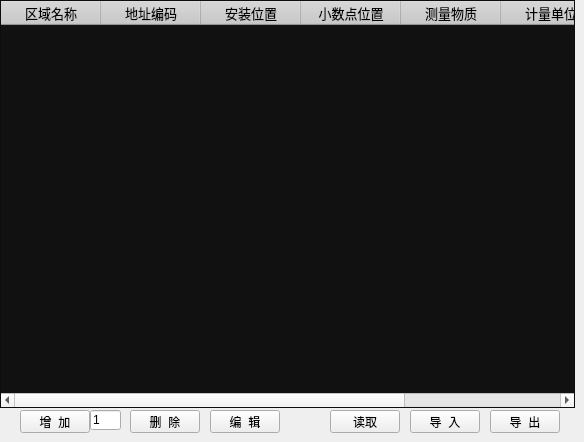
    <widget class="QWidget" name="tab_8">
     <attribute name="title">
      <string>待选控制器</string>
     </attribute>
     <widget class="QTableWidget" name="winfotableWidget">
      <property name="geometry">
       <rect>
        <x>0</x>
        <y>0</y>
        <width>575</width>
        <height>408</height>
       </rect>
      </property>
      <property name="font">
       <font>
        <pointsize>10</pointsize>
       </font>
      </property>
      <property name="contextMenuPolicy">
       <enum>Qt::CustomContextMenu</enum>
      </property>
      <property name="styleSheet">
       <string notr="true">QHeaderView::section{background-color:#CCCCCC;color: black}
QTableWidget{background-color:#111111;}</string>
      </property>
      <property name="rowCount">
       <number>0</number>
      </property>
      <column>
       <property name="text">
        <string>区域名称</string>
       </property>
       <property name="font">
        <font>
         <pointsize>10</pointsize>
        </font>
       </property>
      </column>
      <column>
       <property name="text">
        <string>地址编码</string>
       </property>
       <property name="font">
        <font>
         <pointsize>10</pointsize>
        </font>
       </property>
      </column>
      <column>
       <property name="text">
        <string>安装位置</string>
       </property>
       <property name="font">
        <font>
         <pointsize>10</pointsize>
        </font>
       </property>
      </column>
      <column>
       <property name="text">
        <string>小数点位置</string>
       </property>
      </column>
      <column>
       <property name="text">
        <string>测量物质</string>
       </property>
      </column>
      <column>
       <property name="text">
        <string>计量单位</string>
       </property>
      </column>
      <column>
       <property name="text">
        <string>安装时间</string>
       </property>
      </column>
     </widget>
     <widget class="QLineEdit" name="wlineEdit">
      <property name="geometry">
       <rect>
        <x>90</x>
        <y>410</y>
        <width>31</width>
        <height>20</height>
       </rect>
      </property>
      <property name="text">
       <string>1</string>
      </property>
     </widget>
     <widget class="QPushButton" name="waddButton">
      <property name="geometry">
       <rect>
        <x>20</x>
        <y>410</y>
        <width>70</width>
        <height>23</height>
       </rect>
      </property>
      <property name="focusPolicy">
       <enum>Qt::NoFocus</enum>
      </property>
      <property name="text">
       <string>增  加</string>
      </property>
     </widget>
     <widget class="QPushButton" name="wdelButton">
      <property name="geometry">
       <rect>
        <x>130</x>
        <y>410</y>
        <width>70</width>
        <height>23</height>
       </rect>
      </property>
      <property name="focusPolicy">
       <enum>Qt::NoFocus</enum>
      </property>
      <property name="text">
       <string>删  除</string>
      </property>
     </widget>
     <widget class="QPushButton" name="weditButton">
      <property name="geometry">
       <rect>
        <x>210</x>
        <y>410</y>
        <width>70</width>
        <height>23</height>
       </rect>
      </property>
      <property name="focusPolicy">
       <enum>Qt::NoFocus</enum>
      </property>
      <property name="text">
       <string>编  辑</string>
      </property>
     </widget>
     <widget class="QPushButton" name="exportexctrlButton">
      <property name="geometry">
       <rect>
        <x>490</x>
        <y>410</y>
        <width>70</width>
        <height>23</height>
       </rect>
      </property>
      <property name="focusPolicy">
       <enum>Qt::NoFocus</enum>
      </property>
      <property name="text">
       <string>导  出</string>
      </property>
     </widget>
     <widget class="QPushButton" name="importexctrlButton">
      <property name="geometry">
       <rect>
        <x>410</x>
        <y>410</y>
        <width>70</width>
        <height>23</height>
       </rect>
      </property>
      <property name="focusPolicy">
       <enum>Qt::NoFocus</enum>
      </property>
      <property name="text">
       <string>导  入</string>
      </property>
     </widget>
     <widget class="QPushButton" name="readButton">
      <property name="geometry">
       <rect>
        <x>330</x>
        <y>410</y>
        <width>70</width>
        <height>23</height>
       </rect>
      </property>
      <property name="focusPolicy">
       <enum>Qt::NoFocus</enum>
      </property>
      <property name="text">
       <string>读取</string>
      </property>
     </widget>
    </widget>
